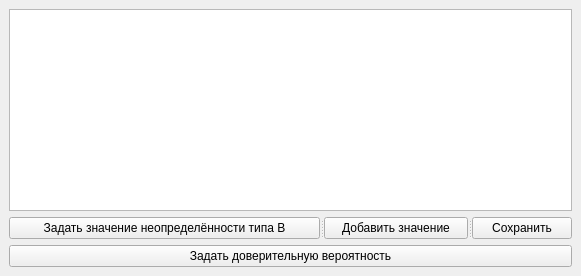
<?xml version="1.0" encoding="UTF-8"?>
<ui version="4.0">
 <class>MainWindow</class>
 <widget class="QMainWindow" name="MainWindow">
  <property name="geometry">
   <rect>
    <x>0</x>
    <y>0</y>
    <width>581</width>
    <height>276</height>
   </rect>
  </property>
  <property name="windowTitle">
   <string>MainWindow</string>
  </property>
  <widget class="QWidget" name="centralwidget">
   <property name="maximumSize">
    <size>
     <width>640</width>
     <height>480</height>
    </size>
   </property>
   <layout class="QGridLayout" name="gridLayout">
    <item row="0" column="0">
     <layout class="QGridLayout" name="gridLayout_2">
      <item row="0" column="0">
       <layout class="QVBoxLayout" name="verticalLayout">
        <item>
         <widget class="QTableWidget" name="uncertainty_table"/>
        </item>
        <item>
         <widget class="QSplitter" name="splitter">
          <property name="orientation">
           <enum>Qt::Horizontal</enum>
          </property>
          <widget class="QPushButton" name="uncertainty_typeb_btn">
           <property name="text">
            <string>Задать значение неопределённости типа B</string>
           </property>
          </widget>
          <widget class="QPushButton" name="add_value_btn">
           <property name="text">
            <string>Добавить значение</string>
           </property>
          </widget>
          <widget class="QPushButton" name="save_btn">
           <property name="text">
            <string>Сохранить</string>
           </property>
          </widget>
         </widget>
        </item>
       </layout>
      </item>
      <item row="1" column="0">
       <widget class="QPushButton" name="confidence_probability_btn">
        <property name="text">
         <string>Задать доверительную вероятность</string>
        </property>
       </widget>
      </item>
     </layout>
    </item>
   </layout>
  </widget>
 </widget>
 <resources/>
 <connections/>
</ui>
